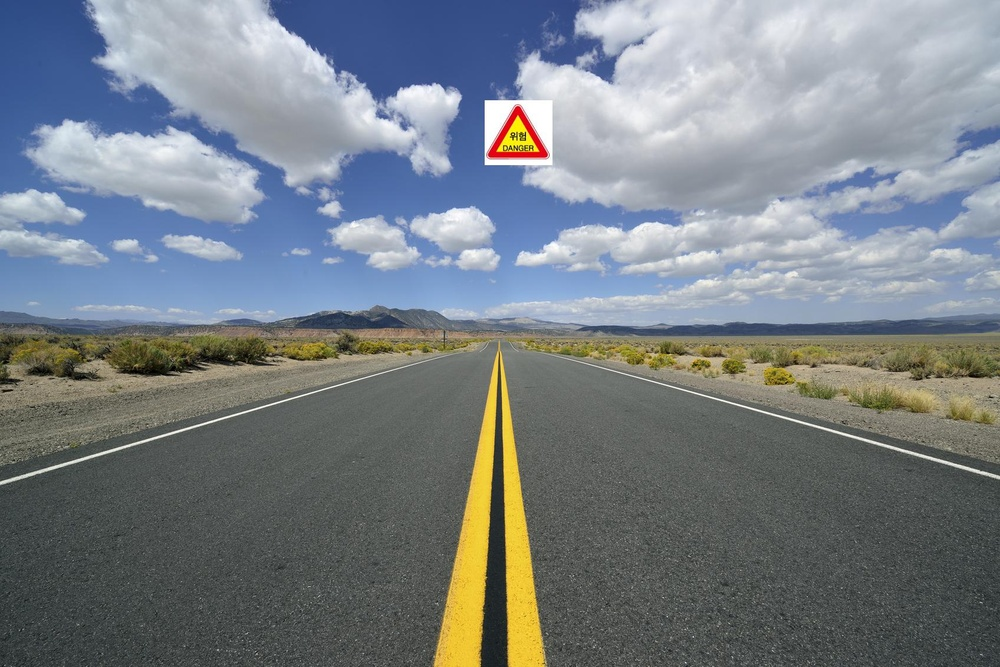
#> input picture Homework/HW 3 - 0310/data/road_001.jpg, 1000 x 667 px, shrunk from 1696 x 1131 before the run, given in place of road.jpg, which was not available
$ python 'main(opencv).py'
#> lines starting #> are read from the running program, lines starting #| are printed output that depends on the picture; pictures that were not available may be replaced by others from this repository, and a replacement may not be noted
import cv2
import random
import os

path = 'data2'
samples = 100

# Make folder
if not os.path.exists(path):
    os.makedirs(path)

# Open images
bg_img = cv2.imread('road.jpg', 1)
#> bg_img is the input picture: shape (667, 1000, 3); mean B, G, R 133.7, 127.8, 120.6
target = cv2.imread('sign.jpg', 1)
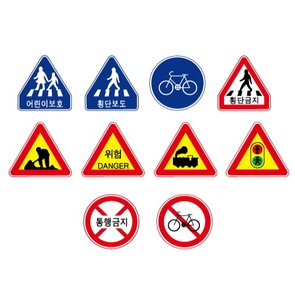
#> input picture Homework/HW 3 - 0310/sign.jpg, 295 x 295 px, shrunk from 500 x 500 before the run, found by its file name
#> target is the input picture: shape (295, 295, 3); mean B, G, R 218, 218.1, 232.8

# Crop desired sign [Y1:Y2 X1:X2]
target = target[86:191, 131:240]
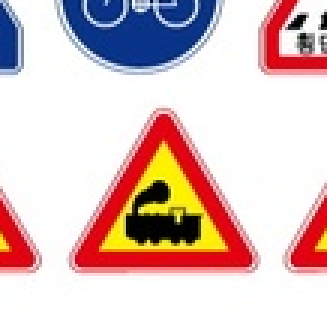
#> target: shape (105, 109, 3) (shown 3 times larger); mean B, G, R 191.1, 192.4, 218.9

# Get height and width of background img
bg_H = bg_img.shape[0]
#> bg_H = 667
bg_W = bg_img.shape[1]
#> bg_W = 1000

# Loop sample times
for i in range(samples):
    i+=1                                # Match naming 1~100
    result = bg_img.copy()              # Create a copy of the background img

    t_H = target.shape[0]               # Height and width of target sign
    t_W = target.shape[1]

    x = random.randrange(0, bg_W-t_W)
    y = random.randrange(0, bg_H-t_H)

    result[y:t_H+y, x:t_W+x] = target   # Paste target into bg
    cv2.imwrite(os.path.join(path ,'road_0'+str(i)+'.jpg'), result)
#> this loop made 100 passes
#> pass 1, `cv2.imwrite(os.path.join(path ,'road_0'+str(i)+'.jpg'), result)`:
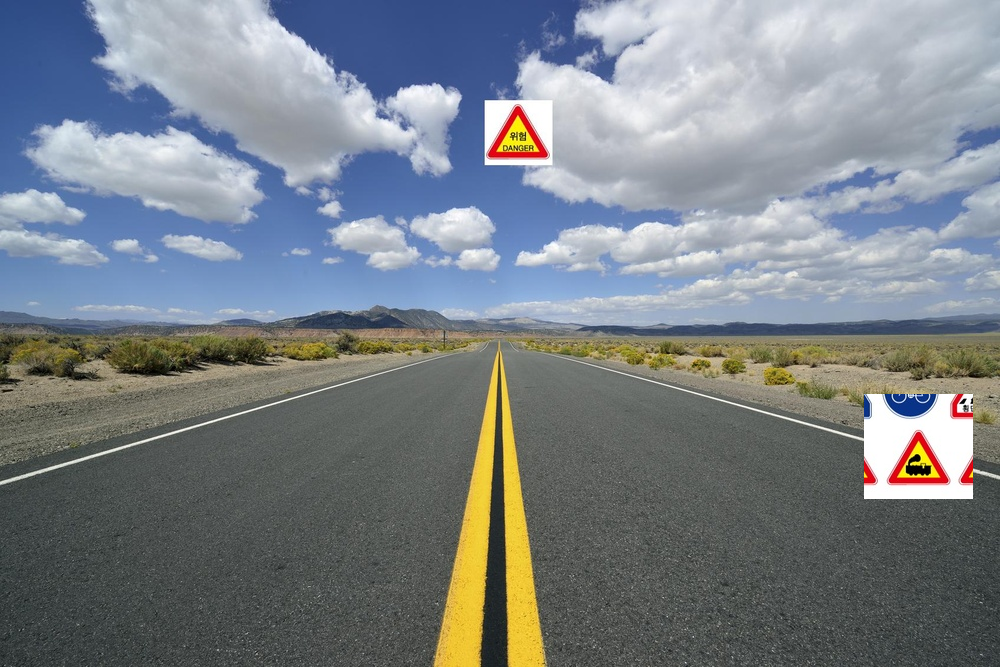
#> saved as road_01.jpg: shape (667, 1000, 3); mean B, G, R 135.4, 129.3, 122.5
#> pass 2, `cv2.imwrite(os.path.join(path ,'road_0'+str(i)+'.jpg'), result)`:
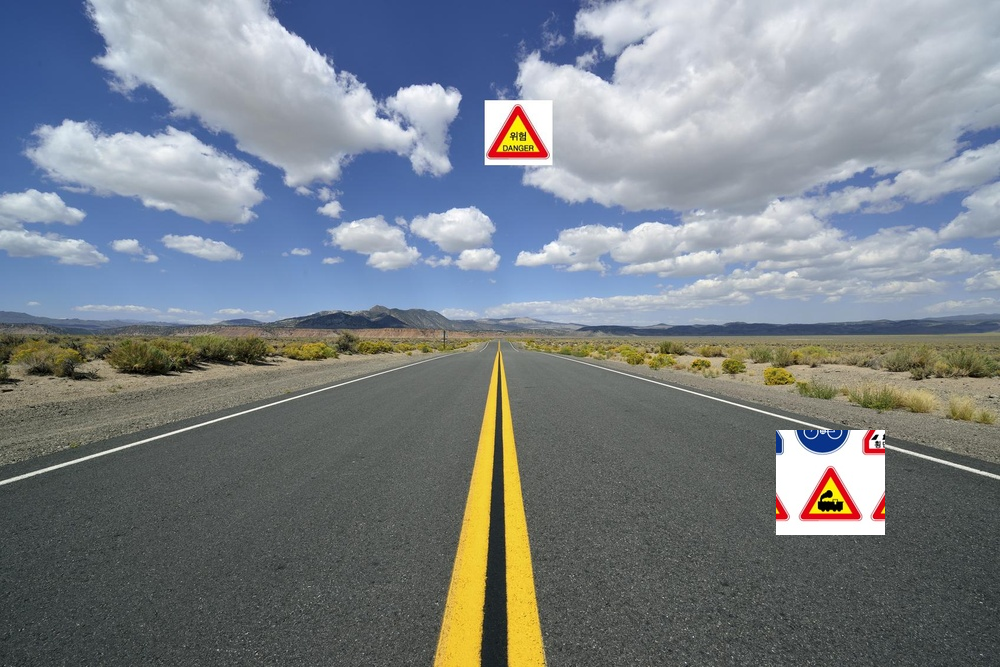
#> saved as road_02.jpg: shape (667, 1000, 3); mean B, G, R 135.5, 129.6, 122.9
